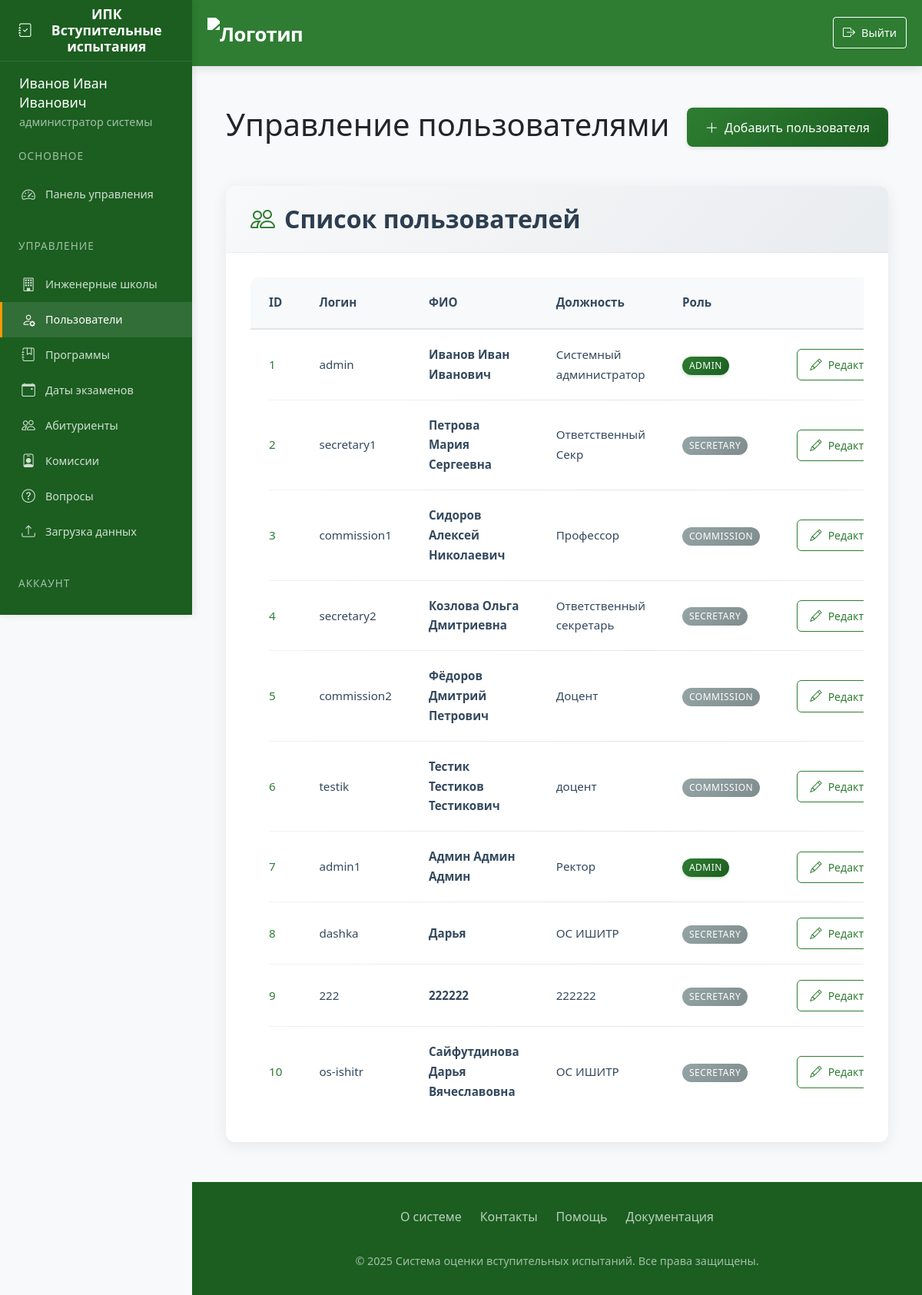
Screenshot of /users (signed in) with the database file from the repository.
### app/models.py (models this page shows)
class User(UserMixin, db.Model):
    id = db.Column(db.Integer, primary_key=True)
    username = db.Column(db.String(80), unique=True, nullable=False)
    password = db.Column(db.String(120), nullable=False)
    full_name = db.Column(db.String(100), nullable=False)
    position = db.Column(db.String(100), nullable=False)
    role = db.Column(db.String(20), nullable=False)  # 'admin', 'secretary', 'commission'
    school_id = db.Column(db.Integer, db.ForeignKey('engineering_school.id'))
    engineering_school = db.relationship('EngineeringSchool', backref='users')
    commission_members = db.relationship('CommissionMember', back_populates='user', cascade='all, delete-orphan')
    standard_commissions = db.relationship('StandardCommission', back_populates='user', cascade='all, delete-orphan')

### app/routes.py (the view)
@routes.route('/users')
@login_required
def users():
    if current_user.role != 'admin':
        abort(403)
    users = User.query.all()
    return render_template('admin_users.html', users=users)

### app/templates/admin_users.html (shortened to what this page needs)
{% extends "base.html" %}
{% block content %}
{% block styles %}
    <link rel="stylesheet" href="{{ url_for('static', filename='css/admin_users.css') }}">
{% endblock %}
<div class="spacer-lg">
    <div class="d-flex justify-content-between align-items-center mb-5">
        <h1>Управление пользователями</h1>
        <a href="{{ url_for('routes.add_user') }}" class="btn btn-primary-elegant">
            <i class="bi bi-plus-lg"></i> Добавить пользователя
        </a>
    </div>
    <div class="card-elegant">
        <div class="card-header-elegant">
            <h2><i class="bi bi-people"></i> Список пользователей</h2>
        </div>
        <div class="card-body">
            <div class="table-responsive">
                <table class="elegant-table">
                    <thead>
                        <tr>
                            <th>ID</th>
                            <th>Логин</th>
                            <th>ФИО</th>
                            <th>Должность</th>
                            <th>Роль</th>
                            <th class="text-end">Действия</th>
                        </tr>
                    </thead>
                    <tbody>
                        {% for user in users %}
                        <tr>
                            <td>{{ user.id }}</td>
                            <td>{{ user.username }}</td>
                            <td class="fw-bold">{{ user.full_name }}</td>
                            <td>{{ user.position }}</td>
                            <td>
                                <span class="badge bg-{{ 'primary' if user.role == 'admin' else 'secondary' }}">
                                    {{ user.role }}
                                </span>
                            </td>
                            <td class="text-end">
                                <div class="btn-group">
                                    <a href="{{ url_for('routes.edit_user', user_id=user.id) }}"
                                       class="btn btn-outline-elegant btn-sm">
                                        <i class="bi bi-pencil"></i> Редактировать
                                    </a>
                                </div>
                            </td>
                        </tr>
                        {% endfor %}
                    </tbody>
                </table>
            </div>
        </div>
    </div>
</div>
{% endblock %}

### app/templates/base.html (shortened to what this page needs)
<!DOCTYPE html>
<html lang="ru">
<head>
    <link href="https://cdn.jsdelivr.net/npm/bootstrap@5.3.0/dist/css/bootstrap.min.css" rel="stylesheet">
    <link rel="stylesheet" href="https://cdn.jsdelivr.net/npm/bootstrap-icons@1.10.0/font/bootstrap-icons.css">
    <link rel="stylesheet" href="{{ url_for('static', filename='style.css') }}">
</head>
<body>
    <aside class="sidebar" id="sidebar">
        <div class="sidebar-header">
            <h3 class="sidebar-title">
                <i class="bi bi-journal-check"></i>
                <span>ИПК Вступительные испытания</span>
            </h3>
        </div>
        <nav class="sidebar-menu">
    {% if current_user.is_authenticated %}
            <div class="user-info">
            <div class="user-name">{{ current_user.full_name }}</div>
            <div class="user-role-text">
                {% if current_user.role == 'admin' %}
                    администратор системы
                {% elif current_user.role == 'secretary' %}
                    ответственный секретарь отборочной комиссии
                    {% if current_user.engineering_school %} {{ current_user.engineering_school.name }} {% endif %}
                {% elif current_user.role == 'commission' %}
                    преподаватель
                    {% if current_user.engineering_school %} {{ current_user.engineering_school.name }} {% endif %}
                {% else %}
                    {{ current_user.role }}
                {% endif %}
            </div>
        </div>
                <div class="menu-section">
                    <div class="menu-section-title">Основное</div>
                    {% if current_user.role == 'admin' %}
                        <a href="{{ url_for('routes.admin_dashboard') }}" class="menu-item {% if request.endpoint == 'routes.admin_dashboard' %}active{% endif %}">
                            <i class="bi bi-speedometer2"></i>
                            <span>Панель управления</span>
                        </a>
                    {% elif current_user.role == 'secretary' %}
                        <a href="{{ url_for('routes.secretary_dashboard') }}" class="menu-item {% if request.endpoint == 'routes.secretary_dashboard' %}active{% endif %}">
                            <i class="bi bi-speedometer2"></i>
                            <span>Панель секретаря</span>
                        </a>
                    {% elif current_user.role == 'teacher' %}
                        <a href="{{ url_for('routes.teacher_dashboard') }}" class="menu-item {% if request.endpoint == 'routes.teacher_dashboard' %}active{% endif %}">
                            <i class="bi bi-speedometer2"></i>
                            <span>Панель преподавателя</span>
                        </a>
                    {% elif current_user.role == 'student' %}
                        <a href="{{ url_for('routes.student_dashboard') }}" class="menu-item {% if request.endpoint == 'routes.student_dashboard' %}active{% endif %}">
                            <i class="bi bi-speedometer2"></i>
                            <span>Мои тесты</span>
                        </a>
                    {% endif %}
                </div>
                {% if current_user.role in ['admin', 'secretary'] %}
                <div class="menu-section">
                    <div class="menu-section-title">Управление</div>
                    {% if current_user.role == 'admin' %}
                        <a href="{{ url_for('routes.engineering_schools') }}" class="menu-item {% if request.endpoint == 'routes.engineering_schools' %}active{% endif %}">
                            <i class="bi bi-building"></i>
                            <span>Инженерные школы</span>
                        </a>
                        <a href="{{ url_for('routes.users') }}" class="menu-item {% if request.endpoint == 'routes.users' %}active{% endif %}">
                            <i class="bi bi-person-gear"></i>
                            <span>Пользователи</span>
                        </a>
                    {% endif %}
                    <a href="{{ url_for('routes.programs') }}" class="menu-item {% if request.endpoint == 'routes.programs' %}active{% endif %}">
                        <i class="bi bi-journal-bookmark"></i>
                        <span>Программы</span>
                    </a>
                    <a href="{{ url_for('routes.exam_dates') }}" class="menu-item {% if request.endpoint == 'routes.exam_dates' %}active{% endif %}">
                        <i class="bi bi-calendar-event"></i>
                        <span>Даты экзаменов</span>
                    </a>
                    <a href="{{ url_for('routes.applicants') }}" class="menu-item {% if request.endpoint == 'routes.applicants' %}active{% endif %}">
                        <i class="bi bi-people"></i>
                        <span>Абитуриенты</span>
                    </a>
                    <a href="{{ url_for('routes.standard_commission') }}" class="menu-item {% if request.endpoint == 'routes.standard_commission' %}active{% endif %}">
                        <i class="bi bi-person-badge"></i>
                        <span>Комиссии</span>
                    </a>
                    <a href="{{ url_for('routes.questions') }}" class="menu-item {% if request.endpoint == 'routes.questions' %}active{% endif %}">
                        <i class="bi bi-question-circle"></i>
                        <span>Вопросы</span>
                    </a>
                    <a href="{{ url_for('routes.upload_schedule') }}" class="menu-item {% if request.endpoint == 'routes.upload_schedule' %}active{% endif %}">
                        <i class="bi bi-upload"></i>
                        <span>Загрузка данных</span>
                    </a>
                </div>
                {% endif %}
                <div class="menu-section">
                    <div class="menu-section-title">Аккаунт</div>
                    <a href="{{ url_for('routes.logout') }}" class="menu-item">
                        <i class="bi bi-box-arrow-right"></i>
                        <span>Выход</span>
                    </a>
                </div>
            {% endif %}
        </nav>
    </aside>
    <div class="main-wrapper">
        <header class="main-header">
            <div class="header-container">
                <div class="header-left">
                    <a href="{{ url_for('routes.home') }}" class="logo">
                        <img src="https://apply.tpu.ru/images/2022/footer-logo-ru.svg" alt="Логотип">
                    </a>
                </div>
                <nav class="user-nav">
                    {% if current_user.is_authenticated %}
                    <a href="{{ url_for('routes.logout') }}" class="logout-btn">
                        <i class="bi bi-box-arrow-right"></i>
                        <span>Выйти</span>
                    </a>
                    {% else %}
                    <a href="{{ url_for('routes.login') }}" class="outline-btn">
                        <i class="bi bi-box-arrow-in-right"></i>
                        <span>Войти</span>
                    </a>
                    {% endif %}
                </nav>
            </div>
        </header>
        <main class="main-content">
        {% block content %}{% endblock %}
    </main>
        <footer class="main-footer">
            <div class="footer-content">
                <div class="footer-links">
                    <a href="#" class="footer-link">О системе</a>
                    <a href="#" class="footer-link">Контакты</a>
                    <a href="#" class="footer-link">Помощь</a>
                    <a href="#" class="footer-link">Документация</a>
                </div>
                <div class="footer-copyright">
                    &copy; 2025 Система оценки вступительных испытаний. Все права защищены.
                </div>
            </div>
        </footer>
    </div>
</body>
</html>

### static/style.css (style rules this page uses)
:root { --primary: #0d6efd; --secondary: #6c757d; --success: #198754; --info: #0dcaf0; --warning: #ffc107; --danger: #dc3545; --light: #f8f9fa; --dark: #212529; }
body { font-family: 'Segoe UI', Tahoma, Geneva, Verdana, sans-serif; background-color: #f8fafc; color: #333; }
header { box-shadow: 0 2px 10px rgba(0, 0, 0, 0.1); z-index: 1030; }
.btn { border-radius: 0.5rem; font-weight: 500; padding: 0.5rem 1rem; transition: all 0.2s; display: inline-flex; align-items: center; gap: 0.5rem; }
.btn i { font-size: 1.1em; }
.btn-sm { padding: 0.25rem 0.5rem; }
.badge { font-weight: 500; padding: 0.5em 0.75em; border-radius: 0.5rem; }

### app/static/css/admin_users.css (style rules this page uses)
.spacer-lg { max-width: 1400px; margin: 2rem auto; padding: 0 1.5rem; }
.card-elegant { background: #fff; border-radius: 12px; box-shadow: 0 4px 20px rgba(0, 0, 0, 0.08); margin-bottom: 2rem; border: none; overflow: hidden; }
.card-header-elegant { background: linear-gradient(135deg, #f8f9fa 0%, #e9ecef 100%); padding: 1.5rem 2rem; border-bottom: 1px solid rgba(0, 0, 0, 0.05); }
.card-header-elegant h2 { font-weight: 600; color: #2c3e50; margin: 0; display: flex; align-items: center; }
.card-header-elegant i { margin-right: 0.75rem; color: #2E7D32; }
.card-body { padding: 2rem; }
.elegant-table { width: 100%; border-collapse: separate; border-spacing: 0; font-size: 0.95rem; --table-accent-color: #2E7D32; }
.elegant-table thead th { background: #f8f9fa; color: #34495e; font-weight: 600; padding: 1.25rem 1.5rem; border-bottom: 2px solid #dfe6e9; position: sticky; top: 0; backdrop-filter: blur(6px); }
.elegant-table thead th:first-child { border-top-left-radius: 10px; }
.elegant-table thead th:last-child { border-top-right-radius: 10px; }
.elegant-table tbody tr { transition: all 0.2s ease; position: relative; }
.elegant-table tbody tr:not(:last-child)::after { content: ''; position: absolute; bottom: 0; left: 1.5rem; right: 1.5rem; height: 1px; background: linear-gradient(90deg, rgba(223, 230, 233, 0.5) 0%, rgba(223, 230, 233, 1) 50%, rgba(223, 230, 233, 0.5) 100%); }
.elegant-table td { padding: 1.25rem 1.5rem; vertical-align: middle; color: #34495e; position: relative; }
.elegant-table td:first-child { font-weight: 500; color: var(--table-accent-color); }
.btn-primary-elegant { background: linear-gradient(135deg, #2E7D32 0%, #1B5E20 100%); color: white; border: none; border-radius: 8px; padding: 0.75rem 1.5rem; font-weight: 500; transition: all 0.3s; box-shadow: 0 2px 5px rgba(0, 0, 0, 0.1); }
.btn-outline-elegant { border: 1px solid #2E7D32; color: #2E7D32; background: transparent; border-radius: 6px; padding: 0.5rem 1rem; transition: all 0.3s; }
.badge { padding: 0.5em 0.75em; border-radius: 50px; font-weight: 500; letter-spacing: 0.5px; text-transform: uppercase; font-size: 0.75rem; }
.badge.bg-primary { background: linear-gradient(135deg, #2E7D32 0%, #1B5E20 100%) !important; box-shadow: 0 2px 4px rgba(46, 125, 50, 0.2); }
.badge.bg-secondary { background: linear-gradient(135deg, #95a5a6 0%, #7f8c8d 100%) !important; }
.btn-group { display: flex; gap: 0.5rem; }
.elegant-table tbody tr { animation: fadeIn 0.3s ease forwards; }
.elegant-table tbody tr:nth-child(1) { animation-delay: 0.05s; }
.elegant-table tbody tr:nth-child(2) { animation-delay: 0.1s; }
.elegant-table tbody tr:nth-child(3) { animation-delay: 0.15s; }
.elegant-table tbody tr:nth-child(4) { animation-delay: 0.2s; }
.elegant-table tbody tr:nth-child(5) { animation-delay: 0.25s; }

### rows the page displays
User: full_name "Иванов Иван Иванович", id "1", username "admin", position "Системный администратор", role "ADMIN"
User: id "2", username "secretary1", full_name "Петрова Мария Сергеевна", position "Ответственный Секр", role "SECRETARY"
User: id "3", username "commission1", full_name "Сидоров Алексей Николаевич", position "Профессор", role "COMMISSION"
User: id "4", username "secretary2", full_name "Козлова Ольга Дмитриевна", position "Ответственный секретарь", role "SECRETARY"
User: id "5", username "commission2", full_name "Фёдоров Дмитрий Петрович", position "Доцент", role "COMMISSION"
User: id "6", username "testik", full_name "Тестик Тестиков Тестикович", position "доцент", role "COMMISSION"
User: id "7", username "admin1", full_name "Админ Админ Админ", position "Ректор", role "ADMIN"
User: id "8", username "dashka", full_name "Дарья", position "ОС ИШИТР", role "SECRETARY"
User: id "9", username "222", full_name "222222", position "222222", role "SECRETARY"
User: id "10", username "os-ishitr", full_name "Сайфутдинова Дарья Вячеславовна", position "ОС ИШИТР", role "SECRETARY"
